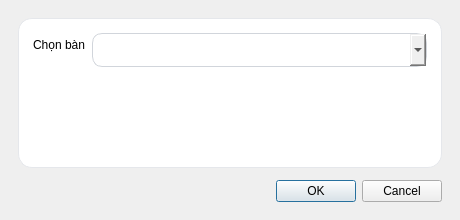
<?xml version="1.0" encoding="UTF-8"?>
<ui version="4.0">
 <class>SessionStartDialog</class>
 <widget class="QDialog" name="SessionStartDialog">
  <property name="windowTitle">
   <string>Bắt đầu phiên chơi</string>
  </property>
  <property name="minimumSize">
   <size>
    <width>460</width>
    <height>220</height>
   </size>
  </property>
  <layout class="QVBoxLayout" name="verticalLayout">
   <property name="leftMargin">
    <number>18</number>
   </property>
   <property name="topMargin">
    <number>18</number>
   </property>
   <property name="rightMargin">
    <number>18</number>
   </property>
   <property name="bottomMargin">
    <number>18</number>
   </property>
   <property name="spacing">
    <number>12</number>
   </property>
   <item>
    <widget class="QFrame" name="card">
     <property name="styleSheet">
      <string notr="true">QFrame#card{background:#ffffff;border:1px solid #e5e7eb;border-radius:14px;} QComboBox{padding:8px 10px;border:1px solid #d1d5db;border-radius:10px;} QComboBox:focus{border:1px solid #5ea0e6;}</string>
     </property>
     <layout class="QFormLayout" name="formLayout">
      <property name="leftMargin">
       <number>14</number>
      </property>
      <property name="topMargin">
       <number>14</number>
      </property>
      <property name="rightMargin">
       <number>14</number>
      </property>
      <property name="bottomMargin">
       <number>14</number>
      </property>
      <item row="0" column="0">
       <widget class="QLabel" name="labelTable">
        <property name="text">
         <string>Chọn bàn</string>
        </property>
       </widget>
      </item>
      <item row="0" column="1">
       <widget class="QComboBox" name="comboTable"/>
      </item>
     </layout>
    </widget>
   </item>
   <item>
    <widget class="QDialogButtonBox" name="buttonBox">
     <property name="standardButtons">
      <set>QDialogButtonBox::Cancel|QDialogButtonBox::Ok</set>
     </property>
    </widget>
   </item>
  </layout>
 </widget>
 <resources/>
 <connections/>
</ui>
